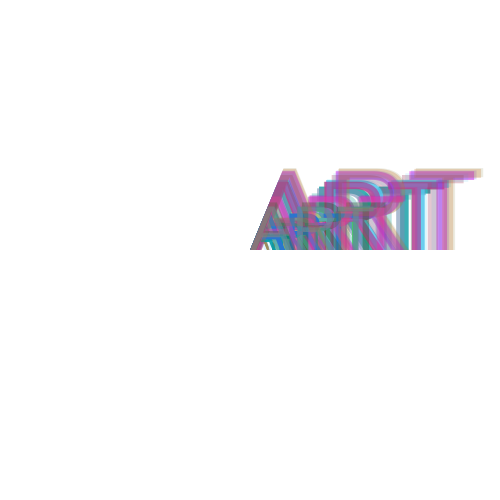
Frame 1 (no input)
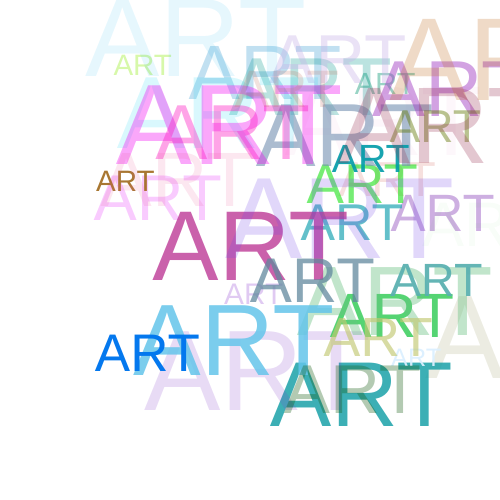
Frame 60 (no input)
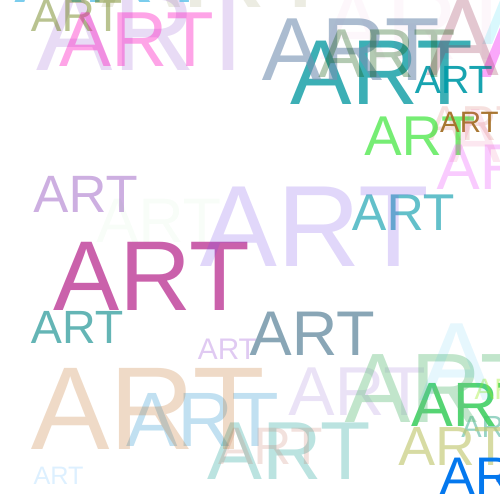
Frame 120 (the mouse pressed at the canvas centre since frame 60)

The p5.js sketch that drew these frames (run headless with seeded random() and noise() and a simulated clock; from frame 60 on, the mouse is pressed at the canvas centre):

// p5.js sketch
// ── sketch.js
let cars = [];

function setup() {
  createCanvas(500, 500);

  for (let i = 0; i < 40; i++) {
    cars.push(new Car());
  }

}

function draw() {
  background('white');

   for (let i = 0; i < cars.length; i++) {
    cars[i].display();
    cars[i].update();


  }

}


class Car {
  constructor() {
    this.pos = createVector(width / 2, height / 2);
    this.vel = createVector(random(-3, 3), random(-3, 3));
    this.vel = createVector(random(-3, 3), random(-3, 3));
    this.r = random(255);
    this.g = random(255);
    this.b = random(255);
    this.a = random(255);
    this.size = random(24, 120) ;
  }

  display() {
   fill(this.r, this.g, this.b, this.a) ;
   textSize(this.size) ;
   text("ART", this.pos.x, this.pos.y);
  }

  update() {
    this.pos.add(this.vel);
    if (this.pos.x > width) this.pos.x = 0 ;
    if (this.pos.x < 0) this.pos.x = width ;
    if (this.pos.y > height) this.pos.y = 0 ;
    if (this.pos.y < 0) this.pos.y = height ;
  }

}
